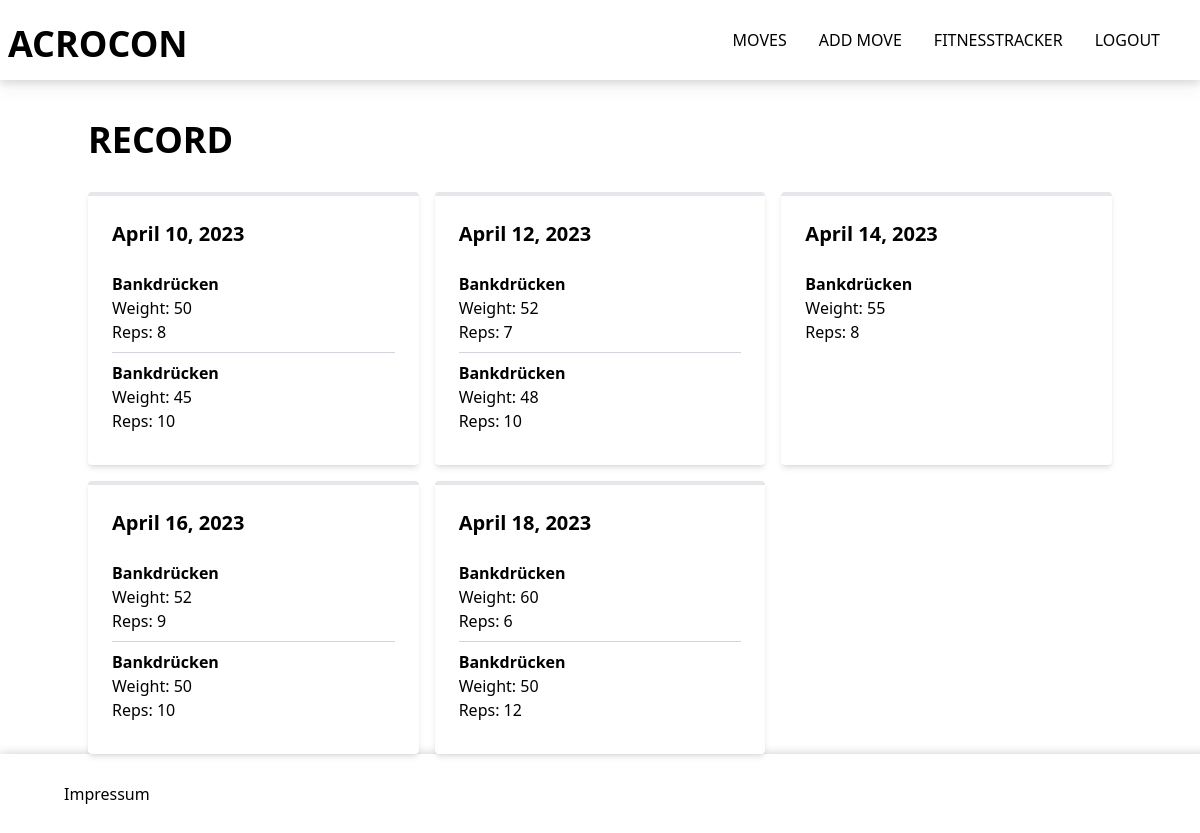
The app's page /tracker/record/ (signed in) with its own data.
### tracker/models.py (models this page shows)
class Training(models.Model):
    userTraining = models.ForeignKey(
        User, default=None, on_delete=models.CASCADE, null=True)
    Date = models.DateField(default=datetime.date.today)
    def __str__(self):
        return str(self.Date)

class Set(models.Model):
    Excercise = models.ForeignKey(
        Excercise, default=None, on_delete=models.CASCADE)
    Training = models.ForeignKey(
        Training, default=None, on_delete=models.CASCADE)
    Weight = models.IntegerField()
    Reps = models.IntegerField()
    def __str__(self):
        return str(self.Excercise)+str(self.Training)

class Excercise(models.Model):
    author = models.ForeignKey(User, default=User, on_delete=models.CASCADE)
    Excercise = models.TextField()
    def __str__(self):
        return str(self.Excercise)

### tracker/views.py (the view)
# urls.py: path('record/', views.record, name='record'),
def record(request):
    if request.user.is_authenticated:
        trainings = Training.objects.filter(
            userTraining=request.user).order_by('Date')
        print(trainings)
        trainingDict = {}
        for i in trainings:
            trainingDict[i] = list(Set.objects.filter(Training=i))
        print("TRAINING DICT", trainingDict)
        return render(request, 'tracker/record.html', {'trainingDict': trainingDict})
    else:
        return render(request, 'tracker/record.html')

### mysite/templates/tracker/record.html (shortened to what this page needs)
{% extends "../base.html" %}
{% block content %}
{% if user.is_authenticated %}
<div class="container mx-auto mt-[120px]">
    <h1 class="text-4xl font-bold mb-8 text-6C63FF">RECORD</h1>
    <div class="grid grid-cols-1 md:grid-cols-2 lg:grid-cols-3 gap-4">
        {% for key,value in trainingDict.items %}
            <div class="bg-white shadow-md rounded p-6 border-t-4 border-6C63FF">
                <h2 class="text-xl font-semibold mb-4 text-6C63FF">{{ key.Date }}</h2>
                <div class="divide-y divide-gray-300">
                    {% for set in value %}
                        <div class="py-2">
                            <p class="font-semibold text-6C63FF">{{ set.Excercise }}</p>
                            <p>Weight: {{ set.Weight }}</p>
                            <p>Reps: {{ set.Reps }}</p>
                        </div>
                    {% endfor %}
                </div>
            </div>
        {% endfor %}
    </div>
</div>
{% endif %}
{% endblock %}

### records on screen
Training: Date "April 10, 2023"
Set: Excercise "Bankdrücken", Weight "50", Reps "8"
Set: Excercise "Bankdrücken", Weight "45", Reps "10"
Training: Date "April 12, 2023"
Set: Excercise "Bankdrücken", Weight "52", Reps "7"
Set: Excercise "Bankdrücken", Weight "48", Reps "10"
Training: Date "April 14, 2023"
Set: Excercise "Bankdrücken", Weight "55", Reps "8"
Training: Date "April 16, 2023"
Set: Excercise "Bankdrücken", Weight "52", Reps "9"
Set: Excercise "Bankdrücken", Weight "50", Reps "10"
Training: Date "April 18, 2023"
Set: Excercise "Bankdrücken", Weight "60", Reps "6"
Set: Excercise "Bankdrücken", Weight "50", Reps "12"
